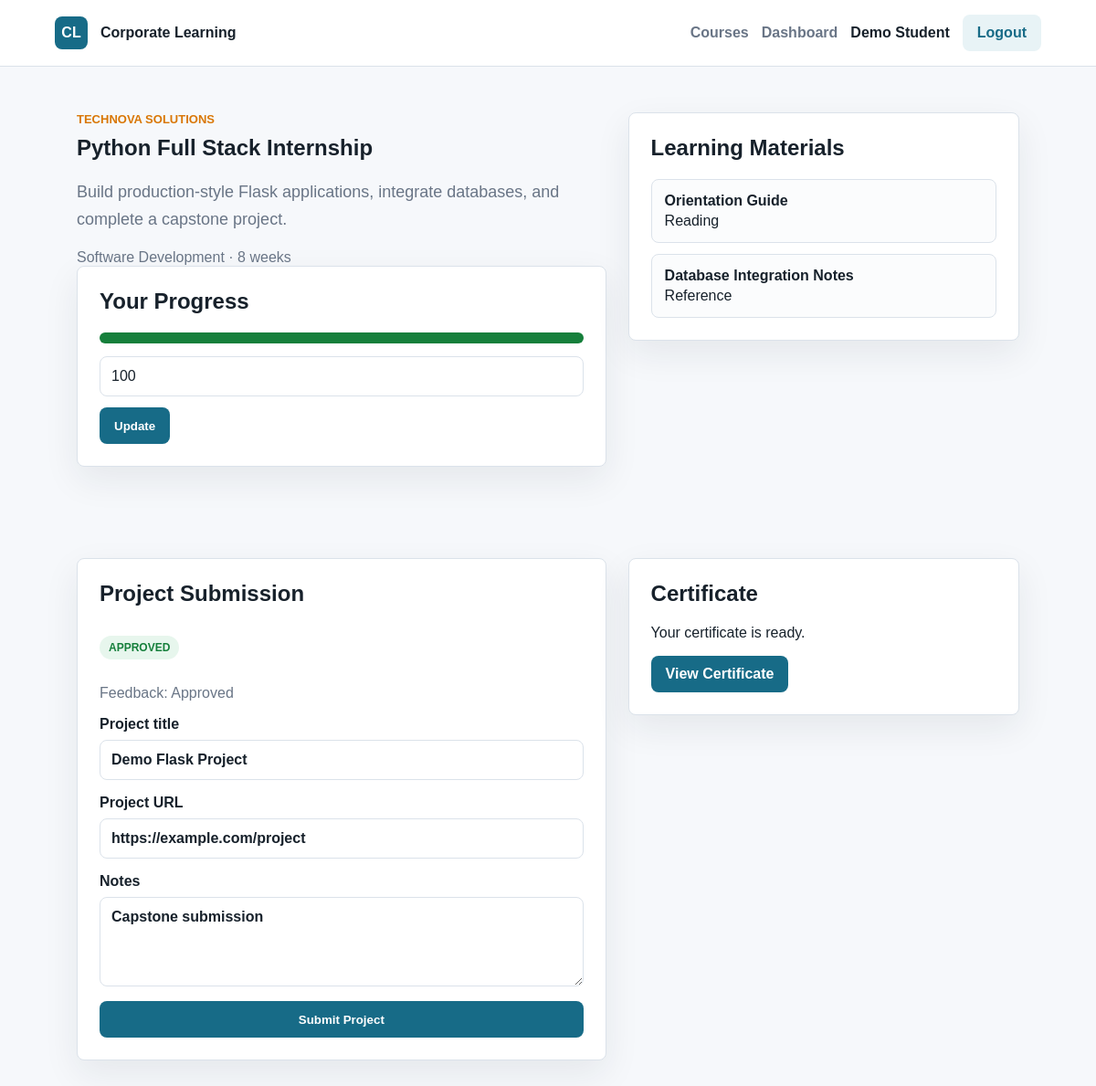
/courses/1 (signed in), run on the app's committed database.
### tables this page shows
CREATE TABLE users (
            id INTEGER PRIMARY KEY AUTOINCREMENT,
            name TEXT NOT NULL,
            email TEXT NOT NULL UNIQUE,
            password_hash TEXT NOT NULL,
            role TEXT NOT NULL CHECK(role IN ('admin', 'student')),
            created_at TEXT NOT NULL
        );

CREATE TABLE courses (
            id INTEGER PRIMARY KEY AUTOINCREMENT,
            title TEXT NOT NULL,
            company TEXT NOT NULL,
            category TEXT NOT NULL,
            duration TEXT NOT NULL,
            description TEXT NOT NULL,
            status TEXT NOT NULL DEFAULT 'active',
            created_at TEXT NOT NULL
        );

CREATE TABLE enrollments (
            id INTEGER PRIMARY KEY AUTOINCREMENT,
            user_id INTEGER NOT NULL,
            course_id INTEGER NOT NULL,
            progress INTEGER NOT NULL DEFAULT 0,
            status TEXT NOT NULL DEFAULT 'enrolled',
            enrolled_at TEXT NOT NULL,
            completed_at TEXT,
            UNIQUE(user_id, course_id),
            FOREIGN KEY(user_id) REFERENCES users(id) ON DELETE CASCADE,
            FOREIGN KEY(course_id) REFERENCES courses(id) ON DELETE CASCADE
        );

CREATE TABLE materials (
            id INTEGER PRIMARY KEY AUTOINCREMENT,
            course_id INTEGER NOT NULL,
            title TEXT NOT NULL,
            resource_url TEXT NOT NULL,
            resource_type TEXT NOT NULL,
            FOREIGN KEY(course_id) REFERENCES courses(id) ON DELETE CASCADE
        );

CREATE TABLE submissions (
            id INTEGER PRIMARY KEY AUTOINCREMENT,
            enrollment_id INTEGER NOT NULL,
            project_title TEXT NOT NULL,
            project_url TEXT NOT NULL,
            notes TEXT,
            status TEXT NOT NULL DEFAULT 'pending',
            feedback TEXT,
            submitted_at TEXT NOT NULL,
            reviewed_at TEXT,
            FOREIGN KEY(enrollment_id) REFERENCES enrollments(id) ON DELETE CASCADE
        );

### app.py (the view)
    @app.route("/courses/<int:course_id>")
    def course_detail(course_id):
        course = query_one("SELECT * FROM courses WHERE id = ?", (course_id,))
        if not course:
            abort(404)
        materials = query_all("SELECT * FROM materials WHERE course_id = ? ORDER BY id", (course_id,))
        enrollment = None
        submission = None
        certificate = None
        if g.user and g.user["role"] == "student":
            enrollment = query_one(
                "SELECT * FROM enrollments WHERE user_id = ? AND course_id = ?",
                (g.user["id"], course_id),
            )
            if enrollment:
                submission = query_one("SELECT * FROM submissions WHERE enrollment_id = ?", (enrollment["id"],))
                certificate = query_one("SELECT * FROM certificates WHERE enrollment_id = ?", (enrollment["id"],))
        return render_template(
            "course_detail.html",
            course=course,
            materials=materials,
            enrollment=enrollment,
            submission=submission,
            certificate=certificate,
        )

### app.py (called while the page is built)
def create_app():
    app = Flask(__name__, instance_relative_config=True)
    app.config["SECRET_KEY"] = os.environ.get("SECRET_KEY", "dev-secret-change-me")
    app.config["DATABASE"] = os.path.join(app.instance_path, "portal.db")
    os.makedirs(app.instance_path, exist_ok=True)
    @app.before_request
    def load_current_user():
        g.user = None
        user_id = session.get("user_id")
        if user_id:
            g.user = query_one("SELECT * FROM users WHERE id = ?", (user_id,))
    @app.teardown_appcontext
    def close_db(error=None):
        db = g.pop("db", None)
        if db is not None:
            db.close()
    register_routes(app)
    with app.app_context():
        init_db()
        seed_db()
    return app

def get_db():
    if "db" not in g:
        g.db = sqlite3.connect(current_app_database())
        g.db.row_factory = sqlite3.Row
    return g.db

def current_app_database():
    from flask import current_app
    return current_app.config["DATABASE"]

def query_all(sql, params=()):
    return get_db().execute(sql, params).fetchall()

def query_one(sql, params=()):
    return get_db().execute(sql, params).fetchone()

### templates/course_detail.html (shortened to what this page needs)
{% extends "base.html" %}
{% block content %}
<section class="section split">
    <div>
        <p class="eyebrow">{{ course.company }}</p>
        <h1>{{ course.title }}</h1>
        <p class="lead">{{ course.description }}</p>
        <div class="meta">{{ course.category }} · {{ course.duration }}</div>
        {% if g.user and g.user.role == 'student' %}
            {% if enrollment %}
                <div class="panel">
                    <h2>Your Progress</h2>
                    <div class="progress"><span style="width: {{ enrollment.progress }}%"></span></div>
                    <form method="post" action="{{ url_for('update_progress', enrollment_id=enrollment.id) }}" class="inline-form">
                        <input type="number" name="progress" min="0" max="100" value="{{ enrollment.progress }}">
                        <button class="button" type="submit">Update</button>
                    </form>
                </div>
            {% else %}
                <form method="post" action="{{ url_for('enroll', course_id=course.id) }}">
                    <button class="button large" type="submit">Enroll Now</button>
                </form>
            {% endif %}
        {% elif not g.user %}
            <a class="button large" href="{{ url_for('login') }}">Login to enroll</a>
        {% endif %}
    </div>
    <aside class="panel">
        <h2>Learning Materials</h2>
        <div class="list">
            {% for material in materials %}
                <a class="list-item" href="{{ material.resource_url }}" target="_blank" rel="noreferrer">
                    <strong>{{ material.title }}</strong>
                    <span>{{ material.resource_type }}</span>
                </a>
            {% else %}
                <p class="muted">Materials will be added soon.</p>
            {% endfor %}
        </div>
    </aside>
</section>
{% if enrollment %}
<section class="section two-column">
    <div class="panel">
        <h2>Project Submission</h2>
        {% if submission %}
            <p class="status {{ submission.status }}">{{ submission.status|title }}</p>
            {% if submission.feedback %}<p class="muted">Feedback: {{ submission.feedback }}</p>{% endif %}
        {% endif %}
        <form method="post" action="{{ url_for('submit_project', enrollment_id=enrollment.id) }}">
            <label>Project title
                <input type="text" name="project_title" value="{{ submission.project_title if submission else '' }}" required>
            </label>
            <label>Project URL
                <input type="url" name="project_url" value="{{ submission.project_url if submission else '' }}" required>
            </label>
            <label>Notes
                <textarea name="notes" rows="4">{{ submission.notes if submission else '' }}</textarea>
            </label>
            <button class="button" type="submit">Submit Project</button>
        </form>
    </div>
    <div class="panel certificate-mini">
        <h2>Certificate</h2>
        {% if certificate %}
            <p>Your certificate is ready.</p>
            <a class="button" href="{{ url_for('certificate', code=certificate.certificate_code) }}">View Certificate</a>
        {% else %}
            <p class="muted">A verified certificate is issued after admin approval.</p>
        {% endif %}
    </div>
</section>
{% endif %}
{% endblock %}

### templates/base.html (shortened to what this page needs)
<!doctype html>
<html lang="en">
<head>
    <link rel="stylesheet" href="{{ url_for('static', filename='css/styles.css') }}">
</head>
<body>
    <header class="topbar">
        <a class="brand" href="{{ url_for('index') }}">
            <span class="brand-mark">CL</span>
            <span>Corporate Learning</span>
        </a>
        <nav>
            <a href="{{ url_for('courses') }}">Courses</a>
            {% if g.user %}
                {% if g.user.role == 'admin' %}
                    <a href="{{ url_for('admin_dashboard') }}">Admin</a>
                    <a href="{{ url_for('admin_courses') }}">Manage Courses</a>
                    <a href="{{ url_for('admin_submissions') }}">Submissions</a>
                {% else %}
                    <a href="{{ url_for('student_dashboard') }}">Dashboard</a>
                {% endif %}
                <span class="nav-user">{{ g.user.name }}</span>
                <a class="button ghost" href="{{ url_for('logout') }}">Logout</a>
            {% else %}
                <a href="{{ url_for('login') }}">Login</a>
                <a class="button" href="{{ url_for('register') }}">Register</a>
            {% endif %}
        </nav>
    </header>
    <main>
        {% block content %}{% endblock %}
    </main>
</body>
</html>

### static/css/styles.css (style rules this page uses)
:root { --ink: #17212b; --muted: #697586; --line: #dbe2ea; --bg: #f6f8fb; --panel: #ffffff; --primary: #176b87; --primary-dark: #0f4f63; --accent: #d97706; --danger: #b42318; --success: #157f3b; }
* { box-sizing: border-box; }
body { margin: 0; font-family: Arial, Helvetica, sans-serif; color: var(--ink); background: var(--bg); }
a { color: inherit; }
.topbar { position: sticky; top: 0; z-index: 10; display: flex; align-items: center; justify-content: space-between; gap: 24px; padding: 16px 5vw; background: rgba(255, 255, 255, 0.94); border-bottom: 1px solid var(--line); backdrop-filter: blur(12px); }
.brand, nav { display: flex; align-items: center; gap: 14px; }
.brand { text-decoration: none; font-weight: 800; }
.brand-mark { display: grid; place-items: center; width: 36px; height: 36px; border-radius: 8px; color: #fff; background: var(--primary); }
nav { flex-wrap: wrap; justify-content: flex-end; }
nav a { text-decoration: none; color: var(--muted); font-weight: 700; }
.nav-user { color: var(--ink); font-weight: 700; }
.button { display: inline-flex; align-items: center; justify-content: center; min-height: 40px; padding: 10px 16px; border: 0; border-radius: 8px; color: #fff; background: var(--primary); font-weight: 800; text-decoration: none; cursor: pointer; }
.button.ghost { color: var(--primary); background: #e8f3f6; }
.hero-panel, .panel, .card, .form-card, .table-wrap { border: 1px solid var(--line); border-radius: 8px; background: var(--panel); box-shadow: 0 14px 38px rgba(21, 34, 50, 0.08); }
.metric span, .stat span, .muted, .meta { color: var(--muted); }
.section { padding: 50px 7vw; }
.section h1, .section h2, .section h3 { margin-top: 0; }
.eyebrow { margin: 0 0 10px; color: var(--accent); font-size: 13px; font-weight: 900; letter-spacing: 0; text-transform: uppercase; }
.lead { max-width: 820px; color: var(--muted); font-size: 18px; line-height: 1.65; }
.card, .panel, .form-card, .table-wrap { padding: 24px; }
.pill, .status { display: inline-flex; width: fit-content; padding: 6px 10px; border-radius: 999px; background: #eef3f7; color: var(--primary); font-size: 12px; font-weight: 900; text-transform: uppercase; }
.status.success, .status.approved { color: var(--success); background: #e7f6ed; }
.actions, .inline-form { display: flex; flex-wrap: wrap; gap: 12px; align-items: center; }
form { display: grid; gap: 16px; }
label { display: grid; gap: 8px; color: var(--ink); font-weight: 800; }
input, textarea { width: 100%; border: 1px solid var(--line); border-radius: 8px; padding: 12px; color: var(--ink); font: inherit; background: #fff; }
.split, .two-column { display: grid; grid-template-columns: minmax(0, 1.15fr) minmax(300px, 0.85fr); gap: 24px; align-items: start; }
.list { display: grid; gap: 12px; }
.list-item { display: grid; gap: 4px; padding: 14px; border: 1px solid var(--line); border-radius: 8px; text-decoration: none; background: #fbfcfd; }
.progress { overflow: hidden; height: 12px; margin: 14px 0; border-radius: 999px; background: #dce7ed; }
.progress span { display: block; height: 100%; background: var(--success); }

### data on the page
users: user.name "Demo Student"
courses: company "TECHNOVA SOLUTIONS", title "Python Full Stack Internship", description "Build production-style Flask applications, integrate databases, and complete a capstone project.", category "Software Development", duration "8 weeks"
enrollments: progress "100"
materials: title "Orientation Guide", resource_type "Reading"
materials: title "Database Integration Notes", resource_type "Reference"
submissions: status "APPROVED", feedback "Approved", project_title "Demo Flask Project", project_url "https://example.com/project", notes "Capstone submission"
